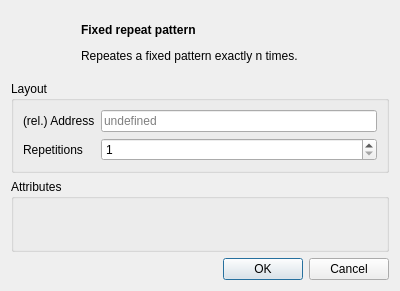
<?xml version="1.0" encoding="UTF-8"?>
<ui version="4.0">
 <class>FixedRepeatDialog</class>
 <widget class="QDialog" name="FixedRepeatDialog">
  <property name="geometry">
   <rect>
    <x>0</x>
    <y>0</y>
    <width>400</width>
    <height>291</height>
   </rect>
  </property>
  <property name="windowTitle">
   <string>Dialog</string>
  </property>
  <layout class="QVBoxLayout" name="verticalLayout">
   <item>
    <layout class="QHBoxLayout" name="horizontalLayout">
     <item>
      <widget class="QLabel" name="iconLabel">
       <property name="sizePolicy">
        <sizepolicy hsizetype="Minimum" vsizetype="Minimum">
         <horstretch>0</horstretch>
         <verstretch>0</verstretch>
        </sizepolicy>
       </property>
       <property name="minimumSize">
        <size>
         <width>64</width>
         <height>64</height>
        </size>
       </property>
      </widget>
     </item>
     <item>
      <widget class="QLabel" name="label_2">
       <property name="sizePolicy">
        <sizepolicy hsizetype="MinimumExpanding" vsizetype="Minimum">
         <horstretch>0</horstretch>
         <verstretch>0</verstretch>
        </sizepolicy>
       </property>
       <property name="text">
        <string>&lt;h4&gt;Fixed repeat pattern&lt;/h4&gt;
&lt;p&gt;Repeates a fixed pattern exactly n times.&lt;/p&gt;</string>
       </property>
      </widget>
     </item>
    </layout>
   </item>
   <item>
    <widget class="QGroupBox" name="groupBox">
     <property name="title">
      <string>Layout</string>
     </property>
     <layout class="QFormLayout" name="formLayout">
      <item row="0" column="0">
       <widget class="QLabel" name="label_3">
        <property name="text">
         <string>(rel.) Address</string>
        </property>
       </widget>
      </item>
      <item row="0" column="1">
       <widget class="QLineEdit" name="address">
        <property name="placeholderText">
         <string>undefined</string>
        </property>
       </widget>
      </item>
      <item row="1" column="0">
       <widget class="QLabel" name="label_4">
        <property name="text">
         <string>Repetitions</string>
        </property>
       </widget>
      </item>
      <item row="1" column="1">
       <widget class="QSpinBox" name="repetitions">
        <property name="minimum">
         <number>1</number>
        </property>
        <property name="maximum">
         <number>1000000000</number>
        </property>
       </widget>
      </item>
     </layout>
    </widget>
   </item>
   <item>
    <widget class="QGroupBox" name="groupBox_2">
     <property name="title">
      <string>Attributes</string>
     </property>
     <layout class="QVBoxLayout" name="verticalLayout_2">
      <property name="spacing">
       <number>0</number>
      </property>
      <property name="leftMargin">
       <number>0</number>
      </property>
      <property name="topMargin">
       <number>0</number>
      </property>
      <property name="rightMargin">
       <number>0</number>
      </property>
      <property name="bottomMargin">
       <number>0</number>
      </property>
      <item>
       <widget class="PatternMetaEditor" name="metaEdit" native="true">
        <property name="sizePolicy">
         <sizepolicy hsizetype="MinimumExpanding" vsizetype="MinimumExpanding">
          <horstretch>0</horstretch>
          <verstretch>0</verstretch>
         </sizepolicy>
        </property>
       </widget>
      </item>
     </layout>
    </widget>
   </item>
   <item>
    <widget class="QDialogButtonBox" name="buttonBox">
     <property name="orientation">
      <enum>Qt::Orientation::Horizontal</enum>
     </property>
     <property name="standardButtons">
      <set>QDialogButtonBox::StandardButton::Cancel|QDialogButtonBox::StandardButton::Ok</set>
     </property>
    </widget>
   </item>
  </layout>
 </widget>
 <customwidgets>
  <customwidget>
   <class>PatternMetaEditor</class>
   <extends>QWidget</extends>
   <header>patternmetaeditor.hh</header>
   <container>1</container>
  </customwidget>
 </customwidgets>
 <resources/>
 <connections>
  <connection>
   <sender>buttonBox</sender>
   <signal>accepted()</signal>
   <receiver>FixedRepeatDialog</receiver>
   <slot>accept()</slot>
   <hints>
    <hint type="sourcelabel">
     <x>248</x>
     <y>254</y>
    </hint>
    <hint type="destinationlabel">
     <x>157</x>
     <y>274</y>
    </hint>
   </hints>
  </connection>
  <connection>
   <sender>buttonBox</sender>
   <signal>rejected()</signal>
   <receiver>FixedRepeatDialog</receiver>
   <slot>reject()</slot>
   <hints>
    <hint type="sourcelabel">
     <x>316</x>
     <y>260</y>
    </hint>
    <hint type="destinationlabel">
     <x>286</x>
     <y>274</y>
    </hint>
   </hints>
  </connection>
 </connections>
</ui>
